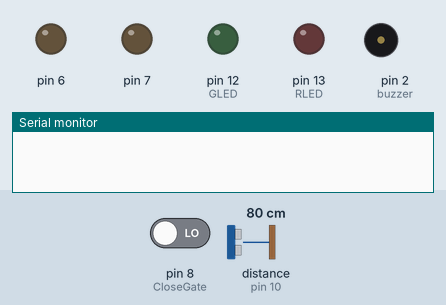
Simulated run of this sketch. Board: Arduino Uno, built with avr-gcc and run on an emulated ATmega328P. Shown: output pins drawn as LEDs (lit = HIGH), buzzer (waves = sounding), the last lines printed to the serial monitor. Wiring (inferred from the names in the program): ultrasonic range finder: trigger pin 11; echo pin 10. Dashed ring = blinking. The inputs (shaded band) are chosen by the test bench; at power-on: pin 8 (CloseGate) LOW, distance to the obstacle (sensor on pin 10) 80 cm. The echo pulse lasts 58.3 µs per cm; pins used as bus, display or sensor lines are not drawn.

Above: at 1.8 s.
1.9 s: pin 8 (CloseGate) driven HIGH
At 2.4 s:
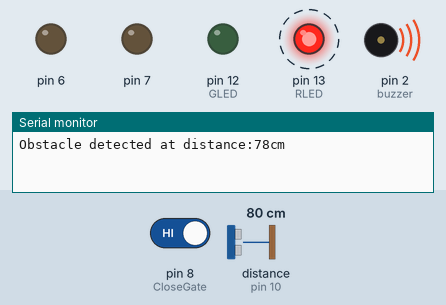
At 3.59 s:
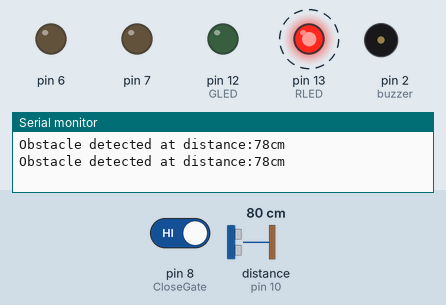
5.4 s: pin 8 (CloseGate) driven LOW
At 5.72 s:
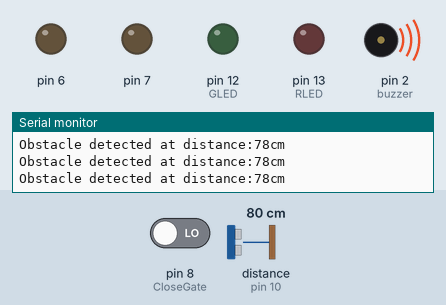
Timing chart, 0 to 8.4 s (numbered marks = the images above; inputs shaded):
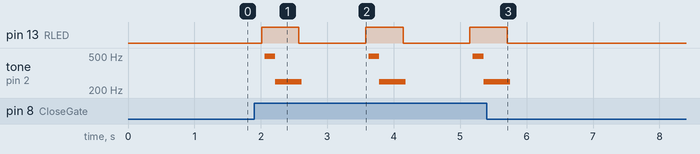

Measured:
- after the input at 1.9 s, pin 13 (RLED): alternates HIGH for 0.56 s and LOW for 1.0 s, starting after 0.11 s; tone on pin 2 (buzzer): silent → 496 Hz after 0.16 s, then repeats every 1.6 s: 249 Hz 0.40 s, silent 1.0 s, 496 Hz 0.16 s
- after the input at 5.4 s, pin 13 (RLED): goes on until 5.7 s, then stays LOW; tone on pin 2 (buzzer): goes on until 5.8 s, then stays silent

The sketch:

Smart.ino
```cpp
const int trigPin = 11;
const int echoPin = 10 ;
const int RLED = 13 ;
const int GLED = 12 ;
const int buzzer = 2;
const int OpenGate = 9 ;
const int CloseGate = 8 ;
int i;
// defines variables
long duration;
int distance;
int OpenState= 0;
int CloseState = 0 ;

void setup() {
pinMode(trigPin, OUTPUT);       // Sets the trigPin as an Output
pinMode(echoPin, INPUT);       // Sets the echoPin as an Input
pinMode(RLED, OUTPUT);         // Red LED as output
pinMode(GLED, OUTPUT);         // Green LED as output
pinMode(buzzer, OUTPUT);        // Buzzer as output
pinMode(OpenGate, INPUT);
pinMode(CloseGate, INPUT);
pinMode(6, OUTPUT);
pinMode(7, OUTPUT);

Serial.begin(9600);         // Starts the serial communication
}
void loop() {
// Clears the trigPin
digitalWrite(trigPin, LOW);
delayMicroseconds(2);

// Sets the trigPin on HIGH state for 10 micro seconds
digitalWrite(trigPin, HIGH);
delayMicroseconds(10);
digitalWrite(trigPin, LOW);

// Reads the echoPin, returns the sound wave travel time in microseconds
duration = pulseIn(echoPin, HIGH);

// Calculating the distance
distance= duration*0.034/2;
delay(1000);

  OpenState = digitalRead(CloseGate);

  if (OpenState == HIGH)
    {
      if(distance<300)
      {
        digitalWrite(RLED, HIGH);
        Serial.print("Obstacle detected at distance:");
        Serial.print(distance);
        Serial.println("cm");


        for (i = 0; i <80; i++)              // Wen a frequency sound
           {
             digitalWrite (buzzer, HIGH) ;   // send voice
             delay (1) ;                      // Delay 1ms
             digitalWrite (buzzer, LOW) ;    // do not send voice
             delay (1) ;                      // delay ms
           }
        for (i = 0; i <100; i++)      // Wen Qie out another frequency sound
           {
             digitalWrite (buzzer, HIGH) ;   // send voice
             delay (2) ;           // delay 2ms
             digitalWrite (buzzer, LOW) ;    // do not send voice
             delay (2) ;           // delay 2ms
             }

        digitalWrite(RLED, LOW);
          }
    }

   if (OpenState == HIGH)
   {
   if (distance>=300)           // distnce of obstacle is more the 3meter
      {
      digitalWrite(GLED, HIGH);       // Green light On
      Serial.print("Distance: ");
      Serial.println(distance);      //
          {
          digitalWrite(7,HIGH);
          digitalWrite(6,LOW);
          delay(3000);
           }
       delay(1000);             // Wait 1 second
     digitalWrite(GLED, LOW);       // Green light off
      }
    }
}
```
